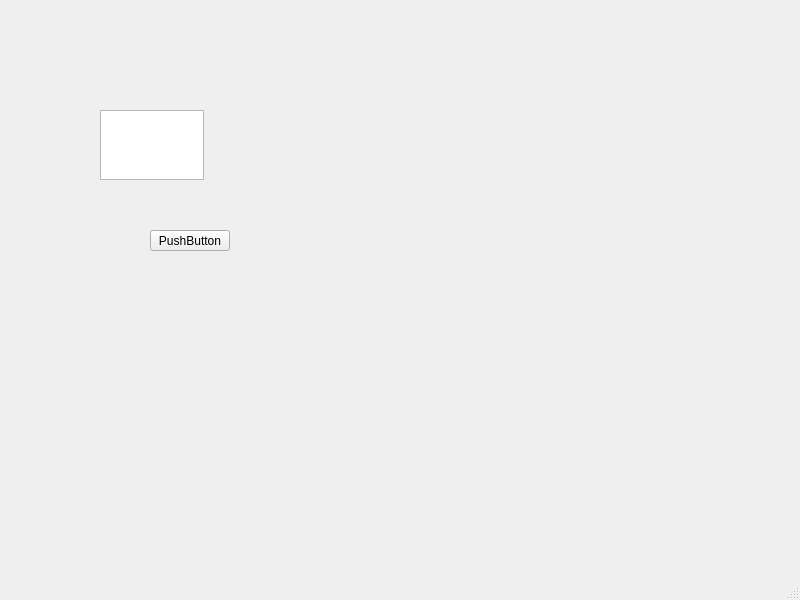
<?xml version="1.0" encoding="UTF-8"?>
<ui version="4.0">
 <class>MainWindow</class>
 <widget class="QMainWindow" name="MainWindow">
  <property name="geometry">
   <rect>
    <x>0</x>
    <y>0</y>
    <width>800</width>
    <height>600</height>
   </rect>
  </property>
  <property name="windowTitle">
   <string>MainWindow</string>
  </property>
  <widget class="QWidget" name="centralwidget">
   <widget class="QPlainTextEdit" name="plainTextEdit">
    <property name="geometry">
     <rect>
      <x>100</x>
      <y>110</y>
      <width>104</width>
      <height>70</height>
     </rect>
    </property>
   </widget>
   <widget class="QPushButton" name="pushButton">
    <property name="geometry">
     <rect>
      <x>150</x>
      <y>230</y>
      <width>80</width>
      <height>21</height>
     </rect>
    </property>
    <property name="text">
     <string>PushButton</string>
    </property>
   </widget>
  </widget>
  <widget class="QMenuBar" name="menubar">
   <property name="geometry">
    <rect>
     <x>0</x>
     <y>0</y>
     <width>800</width>
     <height>20</height>
    </rect>
   </property>
  </widget>
  <widget class="QStatusBar" name="statusbar"/>
 </widget>
 <resources/>
 <connections/>
</ui>
